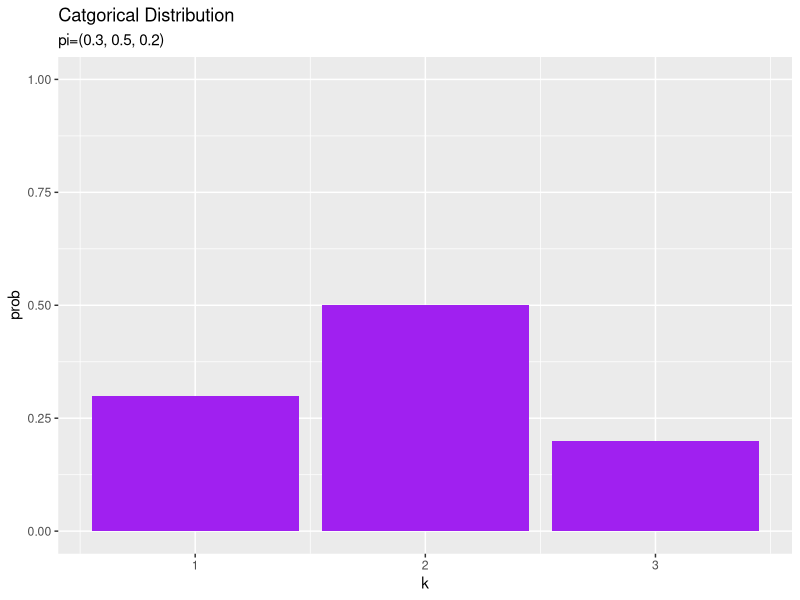
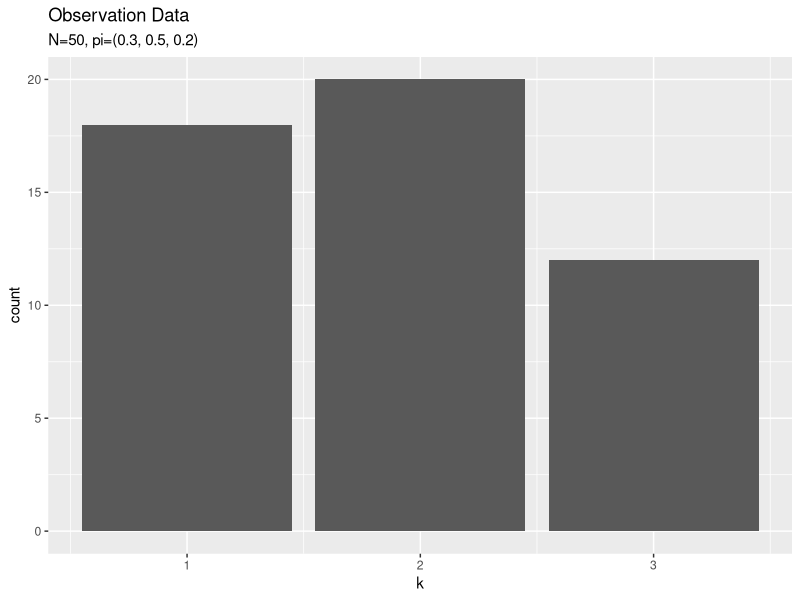
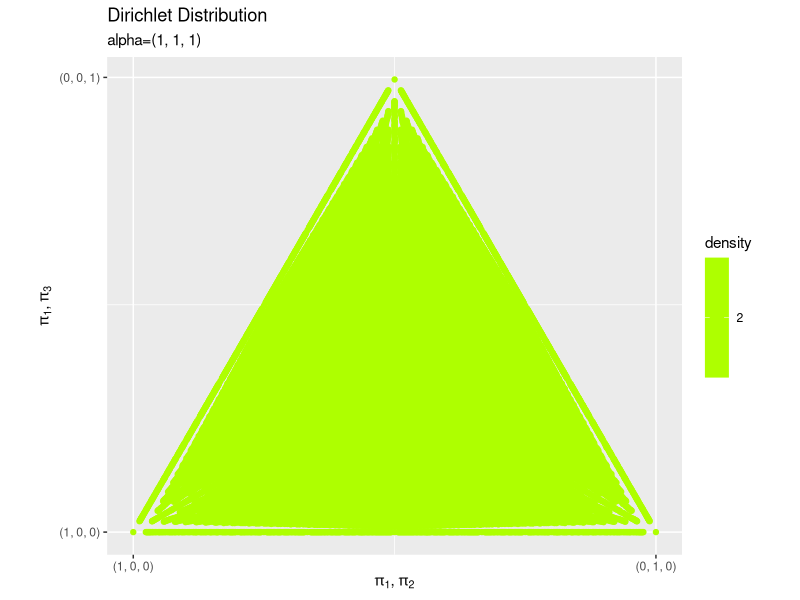
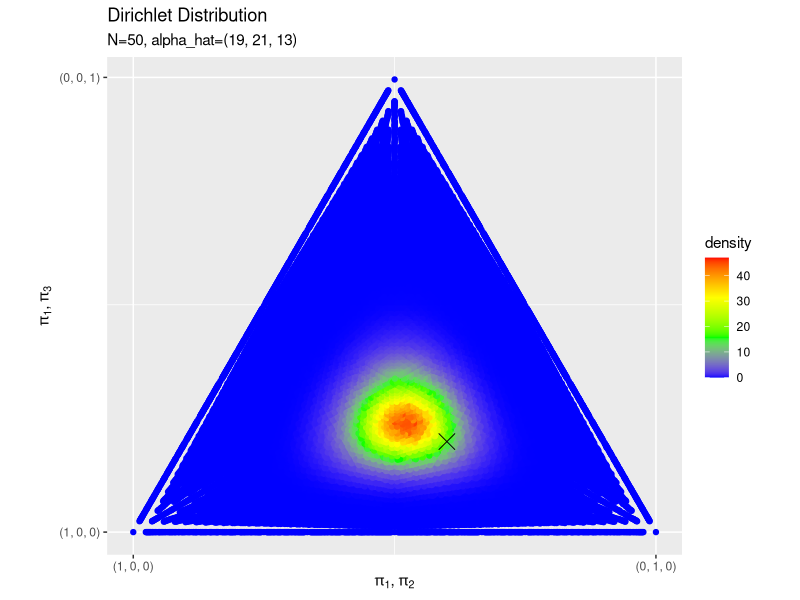
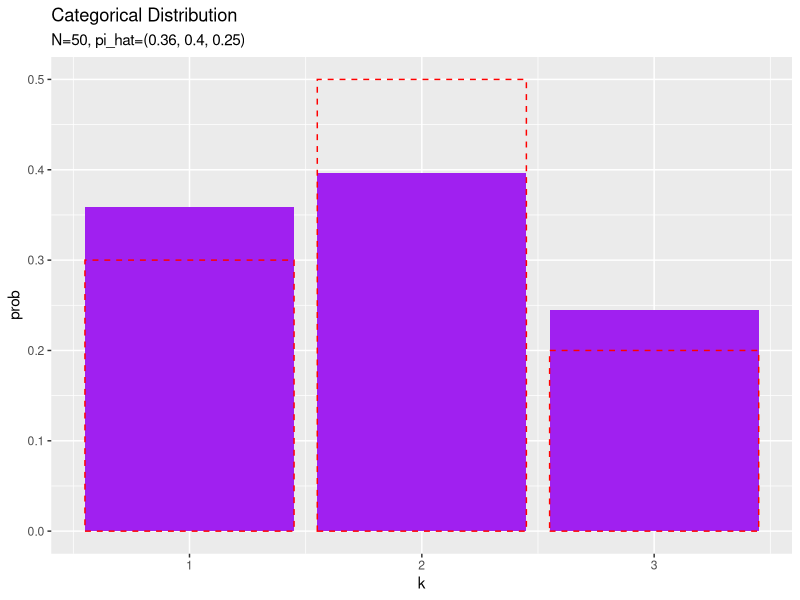

Recreate these plots in R, in order. (Note: this script raises an error after producing the figures.)

# 3.2.2 カテゴリ分布の学習と予測 -------------------------------------------------------------------

# 3.2.2項で利用するパッケージ
library(tidyverse)


### 真のモデルの設定 -----

# 次元数:(固定)
K <- 3

# 真のパラメータを指定
pi_truth_k <- c(0.3, 0.5, 0.2)

# 尤度(カテゴリ分布)のデータフレームを作成
model_df <- tibble(
  k = 1:K, # 次元番号
  prob = pi_truth_k # 確率
)

# 尤度を作図
ggplot(model_df, aes(x = k, y = prob)) + 
  geom_bar(stat = "identity", position = "dodge", fill = "purple") + # 観測モデル
  ylim(c(0, 1)) + # y軸の表示範囲
  labs(title = "Catgorical Distribution", 
       subtitle = paste0("pi=(", paste0(pi_truth_k, collapse = ", "), ")"))


### 観測データの生成 -----

# データ数を指定
N <- 50

# (観測)データを生成
s_nk <- rmultinom(n = N, size = 1, prob = pi_truth_k) %>% 
  t()

# 観測データを確認
colSums(s_nk)

# 観測データのヒストグラムを作図
tibble(k = 1:K, count = colSums(s_nk)) %>% 
  ggplot(aes(x = k, y = count)) + 
    geom_bar(stat = "identity", position = "dodge") + # (簡易)ヒストグラム
    labs(title = "Observation Data", 
         subtitle = paste0("N=", N, ", pi=(", paste0(pi_truth_k, collapse = ", "), ")"))


### 事前分布の設定 -----

# 事前分布のパラメータ
alpha_k <- c(1, 1, 1)

# 作図用のpiの値を満遍なく生成
point_vec <- seq(0, 1, by = 0.025) # piがとり得る値
n_point <- length(point_vec) # 点の数
pi_point <- tibble(
  pi_1 = rep(rep(point_vec, times = n_point), times = n_point), 
  pi_2 = rep(rep(point_vec, each = n_point), times = n_point), 
  pi_3 = rep(point_vec, each = n_point^2)
)
pi_point <- pi_point / rowSums(pi_point) # 正規化

# 点を間引く(ハイスぺ機なら不要…)
pi_point <- pi_point[-1, ] %>%  # (0, 0, 0)の行を除去
  round(3) %>% # 値を丸め込み
  dplyr::as_tibble() %>% # データフレームに変換
  dplyr::distinct(pi_1, pi_2, pi_3) %>% # 重複を除去
  as.matrix() # マトリクスに再変換

# 作図用のpiの値をランダムに生成
#pi_point <- seq(0, 1, 0.001) %>% # piがとり得る値
#  sample(size = 10000 * K, replace = TRUE) %>% # ランダムに値を生成
#  matrix(ncol = K) # マトリクスに変換
#pi_point <- pi_point / rowSums(pi_point) # 正規化

# 事後分布(ディリクレ分布)を計算
prior_df <- tibble(
  x = pi_point[, 2] + (pi_point[, 3] / 2), # 三角座標への変換
  y = sqrt(3) * (pi_point[, 3] / 2), # 三角座標への変換
  ln_C_dir = lgamma(sum(alpha_k)) - sum(lgamma(alpha_k)), # 正規化項(対数)
  density = exp(ln_C_dir) * apply(t(pi_point)^(alpha_k - 1), 2, prod) # 確率密度
)

# 事前分布を作図
ggplot() + 
  geom_point(data = prior_df, aes(x = x, y = y, color = density)) + # 事前分布
  scale_color_gradientn(colors = c("blue", "green", "yellow", "red")) + # 散布図のグラデーション
  scale_x_continuous(breaks = c(0, 1), 
                     labels = c("(1, 0, 0)", "(0, 1, 0)")) + # x軸目盛
  scale_y_continuous(breaks = c(0, 0.87), 
                     labels = c("(1, 0, 0)", "(0, 0, 1)")) + # y軸目盛
  coord_fixed(ratio = 1) + # 縦横比
  labs(title = "Dirichlet Distribution", 
       subtitle = paste0("alpha=(", paste(alpha_k, collapse = ", "), ")"), 
       x = expression(paste(pi[1], ", ", pi[2], sep = "")), 
       y = expression(paste(pi[1], ", ", pi[3], sep = "")))


### 事後分布の計算 -----

# 事後分布のパラメータを計算:式(3.28)
alpha_hat_k <- colSums(s_nk) + alpha_k

# 事後分布(ディリクレ分布)を計算
posterior_df <- tibble(
  x = pi_point[, 2] + (pi_point[, 3] / 2), # 三角座標への変換
  y = sqrt(3) * (pi_point[, 3] / 2), # 三角座標への変換
  ln_C_dir = lgamma(sum(alpha_hat_k)) - sum(lgamma(alpha_hat_k)), # 正規化項(対数)
  density = exp(ln_C_dir) * apply(t(pi_point)^(alpha_hat_k - 1), 2, prod) # 確率密度
)

# 真のパラメータのデータフレームを作成
parameter_df <- tibble(
  x = pi_truth_k[2] + (pi_truth_k[3] / 2), # 三角座標への変換
  y = sqrt(3) * (pi_truth_k[3] / 2), # 三角座標への変換
)

# 事後分布を作図
ggplot() + 
  geom_point(data = posterior_df, aes(x = x, y = y, color = density)) + # 事後分布
  geom_point(data = parameter_df, aes(x = x, y = y), shape = 4, size = 5) + # 真のパラメータ
  scale_color_gradientn(colors = c("blue", "green", "yellow", "red")) + # 散布図のグラデーション
  scale_x_continuous(breaks = c(0, 1), 
                     labels = c("(1, 0, 0)", "(0, 1, 0)")) + # x軸目盛
  scale_y_continuous(breaks = c(0, 0.87), 
                     labels = c("(1, 0, 0)", "(0, 0, 1)")) + # y軸目盛
  coord_fixed(ratio = 1) + # 縦横比
  labs(title = "Dirichlet Distribution", 
       subtitle = paste0("N=", N, ", alpha_hat=(", paste(alpha_hat_k, collapse = ", "), ")"), 
       x = expression(paste(pi[1], ", ", pi[2], sep = "")), 
       y = expression(paste(pi[1], ", ", pi[3], sep = "")))


### 予測分布の計算 -----

# 予測分布のパラメータを計算
pi_hat_star_k <- alpha_hat_k / sum(alpha_hat_k)
pi_hat_star_k <- (colSums(s_nk) + alpha_k) / sum(colSums(s_nk) + alpha_k)

# 予測分布(カテゴリ分布)のデータフレームを作成
predict_df <- tibble(
  k = 1:K, # 次元番号
  prob = pi_hat_star_k # 確率
)

# 予測分布を作図
ggplot() + 
  geom_bar(data = predict_df, aes(x = k, y = prob), stat = "identity", position = "dodge", 
           fill = "purple") + # 予測分布
  geom_bar(data = model_df, aes(x = k, y = prob), stat = "identity", position = "dodge", 
           alpha = 0, color = "red", linetype = "dashed") + # 真の分布
  labs(title = "Categorical Distribution", 
       subtitle = paste0("N=", N, ", pi_hat=(", paste(round(pi_hat_star_k, 2), collapse = ", "), ")"))


# ・アニメーション -----------------------------------------------------------------

# 利用するパッケージ
library(tidyverse)
library(gganimate)


### 推論処理 -----

# 次元数:(固定)
K <- 3

# 真のパラメータを指定
pi_truth_k <- c(0.3, 0.5, 0.2)

# 事前分布のパラメータを指定
alpha_k <- c(1, 1, 1)


# 作図用のpiの値を満遍なく生成
point_vec <- seq(0, 1, by = 0.025) # piがとり得る値
n_point <- length(point_vec) # 点の数
pi_point_df <- tibble(
  pi_1 = rep(rep(point_vec, times = n_point), times = n_point), 
  pi_2 = rep(rep(point_vec, each = n_point), times = n_point), 
  pi_3 = rep(point_vec, each = n_point^2)
)
pi_point_df <- pi_point_df / rowSums(pi_point_df) # 正規化

# 点を間引く(ハイスぺ機なら不要…)
pi_point <- pi_point_df[-1, ] %>%  # (0, 0, 0)の行を除去
  round(3) %>% # 値を丸め込み
  dplyr::distinct(pi_1, pi_2, pi_3) %>% # 重複を除去
  as.matrix() # マトリクスに変換


# 事前分布(ディリクレ分布)を計算
posterior_df <- tibble(
  x = pi_point[, 2] + (pi_point[, 3] / 2), # 三角座標への変換
  y = sqrt(3) * (pi_point[, 3] / 2), # 三角座標への変換
  ln_C_dir = lgamma(sum(alpha_k)) - sum(lgamma(alpha_k)), # 正規化項(対数)
  density = exp(ln_C_dir) * apply(t(pi_point)^(alpha_k - 1), 2, prod), # 確率密度
  label = as.factor(paste0("N=", 0, ", alpha=(", paste0(alpha_k, collapse = ", "), ")")) # 試行回数とパラメータのラベル
)

# 初期値による予測分布のパラメーターを計算
pi_star_k <- alpha_k / sum(alpha_k)

# 初期値による予測分布のデータフレームを作成
predict_df <- tibble(
  k = 1:K, # 次元番号
  prob = pi_star_k, # 確率
  label = as.factor(paste0("N=", 0, ", pi_star=(", paste0(round(pi_star_k, 2), collapse = ", "), ")")) # 試行回数とパラメータのラベル
)


# データ数(試行回数)を指定
N <- 100

# パラメータを推定
s_nk <- matrix(0, nrow = N, ncol = 3) # 受け皿を初期化
for(n in 1:N){
  
  # カテゴリ分布に従うデータを生成
  s_nk[n, ] <- rmultinom(n = 1, size = 1, prob = pi_truth_k) %>% 
    as.vector()
  
  # 事後分布のパラメータを更新
  alpha_k <- s_nk[n, ] + alpha_k
  
  # 事後分布を計算
  tmp_posterior_df <- tibble(
    x = pi_point[, 2] + (pi_point[, 3] / 2), # 三角座標への変換
    y = sqrt(3) * (pi_point[, 3] / 2), # 三角座標への変換
    ln_C_dir = lgamma(sum(alpha_k)) - sum(lgamma(alpha_k)), # 正規化項(対数)
    density = exp(ln_C_dir) * apply(t(pi_point)^(alpha_k - 1), 2, prod), # 確率密度
    label = as.factor(paste0("N=", n, ", alpha_hat=(", paste0(alpha_k, collapse = ", "), ")")) # 試行回数とパラメータのラベル
  )
  
  # 予測分布のパラメーターを更新
  pi_star_k <- alpha_k / sum(alpha_k)
  
  # 予測分布のデータフレームを作成
  tmp_predict_df <- tibble(
    k = 1:K, # 作図用の値
    prob = pi_star_k, # 確率
    label = as.factor(paste0(
      "N=", n, ", pi_hat_star=(", paste0(round(pi_star_k, 2), collapse = ", "), ")"
    )) # 試行回数とパラメータのラベル
  )
  
  # 結果を結合
  posterior_df <- rbind(posterior_df, tmp_posterior_df)
  predict_df <- rbind(predict_df, tmp_predict_df)
}

# 観測データを確認
apply(s_nk, 2, sum)


### 作図 -----

# 真のパラメータのデータフレームを作成
parameter_df <- tibble(
  x = pi_truth_k[2] + (pi_truth_k[3] / 2), # 三角座標への変換
  y = sqrt(3) * (pi_truth_k[3] / 2), # 三角座標への変換
)

# 事後分布を作図
posterior_graph <- ggplot() + 
  geom_point(data = posterior_df, aes(x = x, y = y, color = density)) + # 事後分布
  geom_point(data = parameter_df, aes(x = x, y = y), shape = 4, size = 5) + # 真のパラメータ
  scale_color_gradientn(colors = c("blue", "green", "yellow", "red")) + # 散布図のグラデーション
  scale_x_continuous(breaks = c(0, 1), 
                     labels = c("(1, 0, 0)", "(0, 1, 0)")) + # x軸目盛
  scale_y_continuous(breaks = c(0, 0.87), 
                     labels = c("(1, 0, 0)", "(0, 0, 1)")) + # y軸目盛
  coord_fixed(ratio = 1) + # 縦横比
  gganimate::transition_manual(label) + # フレーム
  labs(title = "Dirichlet Distribution", 
       subtitle = "{current_frame}", 
       x = expression(paste(pi[1], ", ", pi[2], sep = "")), 
       y = expression(paste(pi[1], ", ", pi[3], sep = "")))

# gif画像を出力
gganimate::animate(posterior_graph, nframes = (N + 1), fps = 10)


# Nフレーム分の真のモデルを格納したデータフレームを作成
label_vec <- unique(predict_df[["label"]]) # 各試行のラベルを抽出
model_df <- tibble()
for(n in 1:(N + 1)) {
  # n番目のフレーム用に作成
  tmp_df <- tibble(
    k = 1:K, 
    prob = pi_truth_k, 
    label = label_vec[n]
  )
  
  # 結果を結合
  model_df <- rbind(model_df, tmp_df)
}

# 予測分布を作図
predict_graph <- ggplot() + 
  geom_bar(data = predict_df, aes(x = k, y = prob), stat = "identity", position = "dodge", 
           fill = "purple") + # 予測分布
  geom_bar(data = model_df, aes(x = k, y = prob), stat = "identity", position = "dodge", 
           alpha = 0, color = "red", linetype = "dashed") + # 真の分布
  gganimate::transition_manual(label) + # フレーム
  ylim(c(0, 1)) + # y軸の表示範囲
  labs(title = "Categorical Distribution", 
       subtitle = "{current_frame}")

# gif画像を出力
gganimate::animate(predict_graph, nframes = (N + 1), fps = 10)
